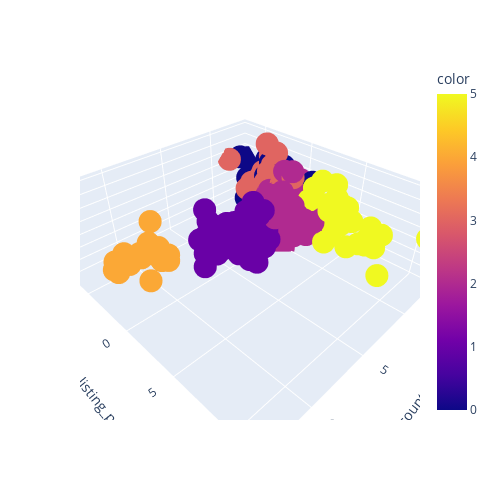

The notebook cell this image was saved under:
### Code cell
clusters= 6
kmeans= KMeans(n_clusters=clusters)
kmeans.fit(df_transform[cluster_features])
labels= kmeans.labels_
cluster_3d= px.scatter_3d(df_transform[cluster_features], x='county_fips', y= 'median_listing_price',\
              z='price_increased_count', color= labels, width=500, height=500)
cluster_3d.show();

### Figure 1 — Plotly figure (JSON) as saved in the notebook; plotly's stock layout.template omitted (floating-point values rounded to 4 significant figures; data arrays with more than 128 entries replaced by an {"elided": "..."} marker saying what was removed)
{"data": [{"hovertemplate": "county_fips=%{x}<br>median_listing_price=%{y}<br>price_increased_count=%{z}<br>color=%{marker.color}<extra></extra>", "legendgroup": "", "marker": {"color": {"elided": "700 int values"}, "coloraxis": "coloraxis", "symbol": "circle"}, "mode": "markers", "name": "", "scene": "scene", "showlegend": false, "type": "scatter3d", "x": {"elided": "700 float values"}, "y": {"elided": "700 float values"}, "z": {"elided": "700 float values"}}], "layout": {"coloraxis": {"colorbar": {"title": {"text": "color"}}, "colorscale": [[0, "#0d0887"], [0.1111, "#46039f"], [0.2222, "#7201a8"], [0.3333, "#9c179e"], [0.4444, "#bd3786"], [0.5556, "#d8576b"], [0.6667, "#ed7953"], [0.7778, "#fb9f3a"], [0.8889, "#fdca26"], [1, "#f0f921"]]}, "height": 500, "legend": {"tracegroupgap": 0}, "margin": {"t": 60}, "scene": {"domain": {"x": [0, 1], "y": [0, 1]}, "xaxis": {"title": {"text": "county_fips"}}, "yaxis": {"title": {"text": "median_listing_price"}}, "zaxis": {"title": {"text": "price_increased_count"}}}, "width": 500}}
